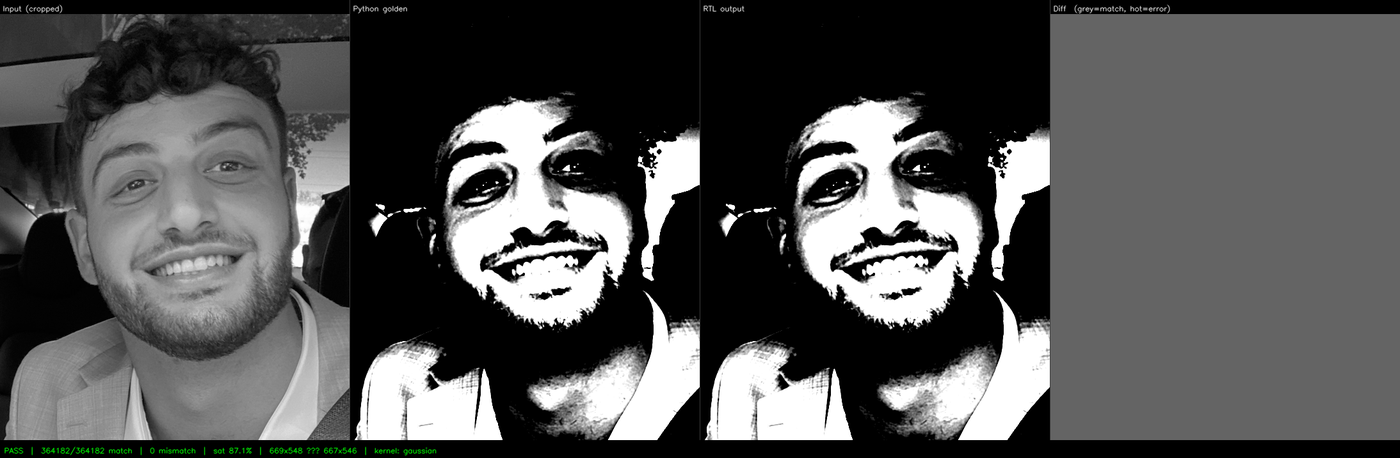
#> input picture assets/github/board_laplacian_roi.png, 1400 x 458 px
$ python run_filter.py --image ../../assets/github/board_laplacian_roi.png
#> lines starting #> are read from the running program, lines starting #| are printed output that depends on the picture
### python/common/conversions.py
"""
Shared INT8 ↔ uint8 conversion utilities for the EdgeVision pipeline.

Used by: run_filter.py, input_handler.py,
         compare_outputs.py, validation_reporter.py.

Convention (V1 contract):
    int8  = uint8 - 128      maps  0 → -128,  128 → 0,   255 → +127
    uint8 = int8  + 128      maps -128 → 0,    0 → 128,  +127 → 255

The uint8 → int8 direction is the contractual conversion applied to
all input images before convolution.

The int8 → uint8 direction is used only for display and PNG export;
it is never used as input to conv2d_int8.
"""

import numpy as np


def uint8_to_int8(arr: np.ndarray) -> np.ndarray:
    """
    Convert uint8 [0, 255] → int8 [-128, 127].
    Applied to input images before entering the fixed-point pipeline.
    """
    return (arr.astype(np.int32) - 128).astype(np.int8)


def int8_to_uint8_display(arr: np.ndarray) -> np.ndarray:
    """
    Convert int8 [-128, 127] → uint8 [0, 255] for display/PNG output only.
    Never used as convolution input.
    """
    return np.clip(arr.astype(np.int32) + 128, 0, 255).astype(np.uint8)

### python/golden/conv_reference.py
"""
Golden reference implementation of single-channel 2D convolution.

Implements the fixed-point arithmetic contract defined in docs/fixed_point.md:
  - Input pixels:   signed INT8
  - Kernel weights: signed INT8
  - Accumulator:    signed INT32 (matches RTL accumulator width)
  - Output pixels:  signed INT8, saturated to [-128, 127]
  - No padding, stride 1
  - Output shape: (H-2, W-2) for an H x W input

This function is the oracle for RTL verification. The RTL output must match
this function exactly for all test inputs.
"""

import numpy as np


def conv2d_int8(image: np.ndarray, kernel: np.ndarray) -> np.ndarray:
    """
    Single-channel 3x3 convolution with saturated INT8 output.

    Args:
        image:  2D numpy array, dtype int8, shape (H, W), H >= 3, W >= 3
        kernel: 2D numpy array, dtype int8, shape (3, 3)

    Returns:
        2D numpy array, dtype int8, shape (H-2, W-2)
    """
    if image.ndim != 2:
        raise ValueError(f"image must be 2D, got shape {image.shape}")
    if kernel.shape != (3, 3):
        raise ValueError(f"kernel must be shape (3, 3), got {kernel.shape}")
    if image.dtype != np.int8:
        raise TypeError(f"image must be dtype int8, got {image.dtype}")
    if kernel.dtype != np.int8:
        raise TypeError(f"kernel must be dtype int8, got {kernel.dtype}")

    H, W = image.shape
    if H < 3 or W < 3:
        raise ValueError(f"image must be at least 3x3, got {H}x{W}")

    out_h = H - 2
    out_w = W - 2

    # Accumulate in INT32 to match RTL accumulator width.
    # Cast to int32 before arithmetic to prevent numpy from silently
    # overflowing during the multiply-accumulate step.
    output = np.zeros((out_h, out_w), dtype=np.int32)
    k = kernel.astype(np.int32)

    for r in range(out_h):
        for c in range(out_w):
            patch = image[r:r+3, c:c+3].astype(np.int32)
            output[r, c] = np.sum(patch * k)

    # Saturate INT32 accumulator to INT8 range [-128, 127].
    # np.clip implements saturation (no wraparound).
    output = np.clip(output, -128, 127)

    return output.astype(np.int8)

### python/visualize/run_filter.py
"""
Visual filter pipeline for EdgeVision Accelerator — V2 demonstration layer.

Loads a grayscale PNG, converts it to INT8 (V1 contract), runs the Python
golden reference convolution with a named kernel, and saves the output as
a PNG for visual inspection.

This is the demo-facing entry point for the project. It does not modify
any RTL files or test vectors — it uses conv2d_int8 directly.

INT8 conversion convention (shared with gen_test_vectors.py --image mode):
    int8_pixel = uint8_pixel - 128
    uint8_pixel = int8_output + 128  (for display only, clipped to [0, 255])

Available kernels (all INT8-compatible, no division required):
    sobel_x   — horizontal edge detection (responds to vertical edges)
    sobel_y   — vertical edge detection (responds to horizontal edges)
    laplacian — second-derivative edge sharpening
    gaussian  — unnormalized 3x3 approximation (scale factor 1/16 not applied)

Usage:
    python3 run_filter.py
    python3 run_filter.py --image path/to/image.png --kernel sobel_x
    python3 run_filter.py --kernel laplacian --output-dir results/
"""

import argparse
import os
import sys

import numpy as np

_THIS_DIR = os.path.dirname(os.path.abspath(__file__))
_GOLDEN_DIR = os.path.join(_THIS_DIR, "..", "golden")
_COMMON_DIR = os.path.join(_THIS_DIR, "..", "common")
sys.path.insert(0, _GOLDEN_DIR)
sys.path.insert(0, _COMMON_DIR)

from conv_reference import conv2d_int8              # noqa: E402
from kernels import KERNELS                         # noqa: E402
from conversions import uint8_to_int8, int8_to_uint8_display  # noqa: E402

try:
    from PIL import Image as PILImage
    _PIL_AVAILABLE = True
except ImportError:
    _PIL_AVAILABLE = False

try:
    import matplotlib
    matplotlib.use("Agg")   # headless — safe in all environments
    import matplotlib.pyplot as plt
    _MPL_AVAILABLE = True
except ImportError:
    _MPL_AVAILABLE = False


# ---------------------------------------------------------------------------
# Image I/O helpers
# ---------------------------------------------------------------------------

def load_grayscale_uint8(path: str) -> np.ndarray:
    """Load a PNG (or any PIL-readable format) as a uint8 grayscale array."""
    if not _PIL_AVAILABLE:
        raise RuntimeError(
            "Pillow is required for image loading.\n"
            "Install with: pip3 install Pillow"
        )
    img = PILImage.open(path).convert("L")   # "L" = 8-bit grayscale
    return np.array(img, dtype=np.uint8)


# [19 lines left out: function load_cameraman, not called in this run]


def save_png(array_uint8: np.ndarray, path: str) -> None:
    """Save a uint8 2D array as a grayscale PNG."""
    if not _PIL_AVAILABLE:
        raise RuntimeError("Pillow required. Install with: pip3 install Pillow")
    PILImage.fromarray(array_uint8, mode="L").save(path)


# ---------------------------------------------------------------------------
# Side-by-side comparison figure
# ---------------------------------------------------------------------------

def save_comparison(
    original_uint8: np.ndarray,
    output_uint8:   np.ndarray,
    kernel_name:    str,
    out_path:       str,
) -> None:
    """
    Save a two-panel figure: original image | filtered output.
    Requires matplotlib. Skipped (with a warning) if not available.
    """
    if not _MPL_AVAILABLE:
        print("matplotlib not found — skipping comparison figure.")
        print("Install with: pip3 install matplotlib")
        return

    fig, axes = plt.subplots(1, 2, figsize=(10, 5))
    fig.suptitle(f"EdgeVision Accelerator — {kernel_name} filter (Python golden reference)",
                 fontsize=12)

    axes[0].imshow(original_uint8, cmap="gray", vmin=0, vmax=255)
    axes[0].set_title("Input (grayscale)")
    axes[0].axis("off")

    axes[1].imshow(output_uint8, cmap="gray", vmin=0, vmax=255)
    axes[1].set_title(f"Output — {kernel_name}")
    axes[1].axis("off")

    plt.tight_layout()
    plt.savefig(out_path, dpi=150, bbox_inches="tight")
    plt.close(fig)


# ---------------------------------------------------------------------------
# Main
# ---------------------------------------------------------------------------

def main() -> None:
    parser = argparse.ArgumentParser(
        description="Run a named INT8 filter on a grayscale image (V2 demo)."
    )
    parser.add_argument(
        "--image", type=str, default=None,
        help="Path to input PNG. Defaults to the standard cameraman test image."
    )
    parser.add_argument(
        "--kernel", type=str, default="sobel_x",
        choices=list(KERNELS.keys()),
        help="Filter kernel to apply (default: sobel_x)."
    )
    parser.add_argument(
        "--output-dir", type=str, default=None,
        help="Directory for output PNGs (default: <project-root>/results/)."
    )
    args = parser.parse_args()

    # --- Resolve output directory ---
    if args.output_dir is not None:
        out_dir = os.path.abspath(args.output_dir)
    else:
        _PROJECT_ROOT = os.path.join(_THIS_DIR, "..", "..")
        out_dir = os.path.abspath(os.path.join(_PROJECT_ROOT, "results"))
    os.makedirs(out_dir, exist_ok=True)

    # --- Load image ---
    if args.image is not None:
        print(f"Loading image: {args.image}")
        img_uint8 = load_grayscale_uint8(args.image)
        stem = os.path.splitext(os.path.basename(args.image))[0]
    else:
        print("Loading cameraman (default demo image)...")
        img_uint8 = load_cameraman()
        stem = "cameraman"

    H, W = img_uint8.shape
#> H = 458; W = 1400
    print(f"Image size:  {H}x{W}")
#| Image size:  458x1400

    # --- Convert to INT8 (V1 contract) ---
    img_int8 = uint8_to_int8(img_uint8)

    # --- Apply filter ---
    kernel = KERNELS[args.kernel]
    print(f"Kernel:      {args.kernel}")
    print(f"Kernel values:\n{kernel}")

    output_int8 = conv2d_int8(img_int8, kernel)
#> after the loop in conv2d_int8, `for r in range(out_h):`:
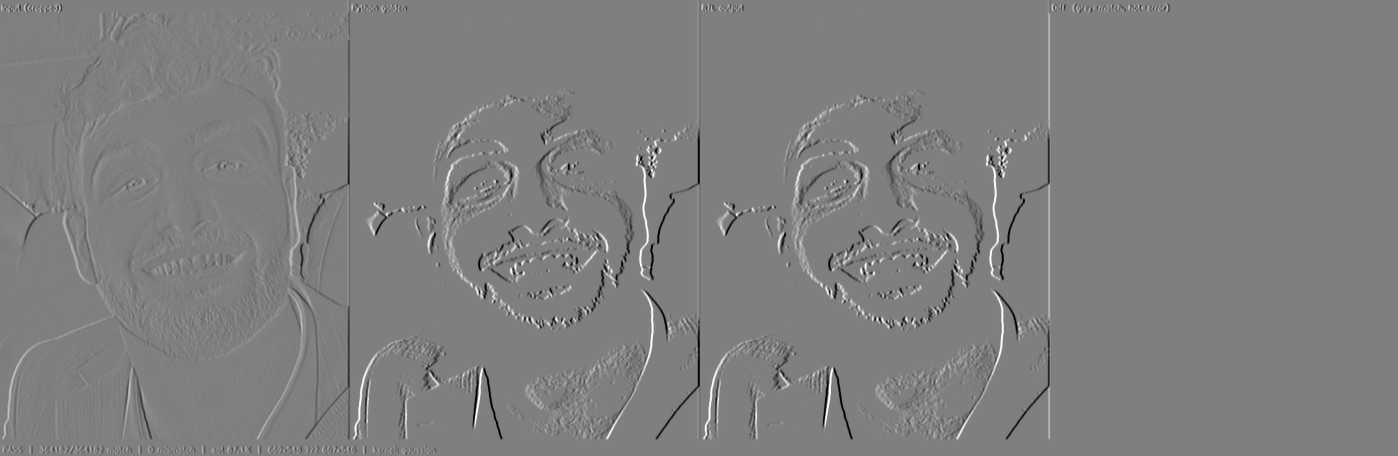
#> output: shape (456, 1398) int32; min -1020, max 1020, mean 0.3; drawn with min black and max white
#> in conv2d_int8, `output = np.clip(output, -128, 127)`:
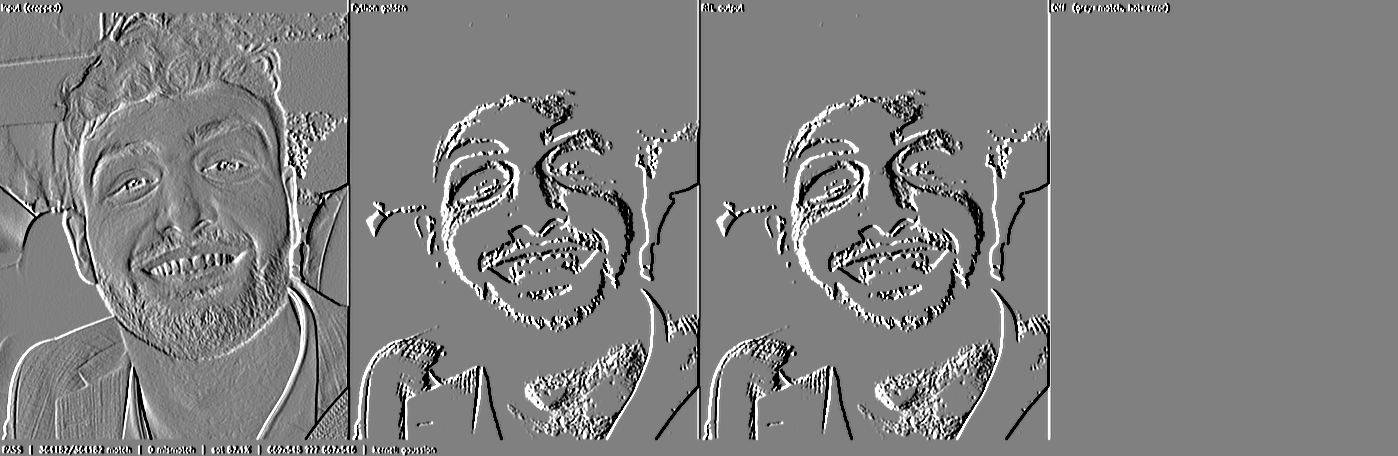
#> output: shape (456, 1398) int32; min -128, max 127, mean 0.2; drawn with min black and max white
    out_H, out_W = output_int8.shape
#> out_H = 456; out_W = 1398
    print(f"Output size: {out_H}x{out_W}  (input shrinks by 2 each side, no padding)")
#| Output size: 456x1398  (input shrinks by 2 each side, no padding)

    # --- Convert outputs to uint8 for display ---
    output_uint8 = int8_to_uint8_display(output_int8)
    # Crop input to match output size (remove 1-pixel border) for fair comparison
    input_cropped_uint8 = img_uint8[1:H-1, 1:W-1]
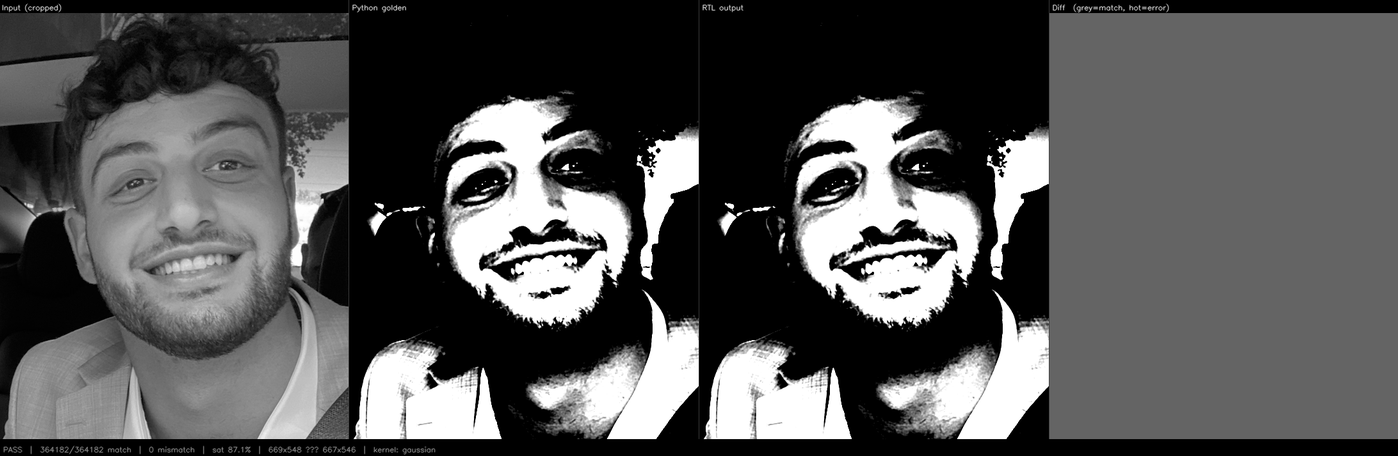
#> input_cropped_uint8: shape (456, 1398); min 0, max 255, mean 83.7

    # --- Save PNGs ---
    input_path  = os.path.join(out_dir, f"{stem}_input.png")
    output_path = os.path.join(out_dir, f"{stem}_{args.kernel}_python.png")
    comparison_path = os.path.join(out_dir, f"{stem}_{args.kernel}_comparison.png")

    save_png(img_uint8, input_path)
    save_png(output_uint8, output_path)
    save_comparison(input_cropped_uint8, output_uint8, args.kernel, comparison_path)
#> in save_comparison, `plt.savefig(out_path, dpi=150, bbox_inches="tight")`:
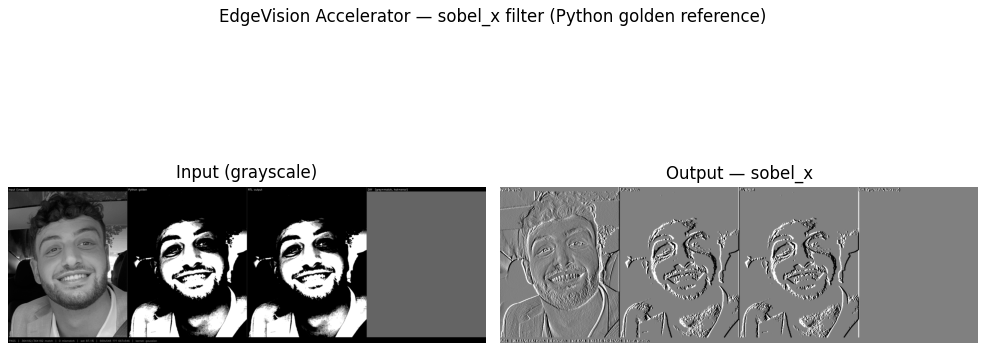
#> figure drawn by matplotlib, 2 panels

    print(f"\nWritten to: {out_dir}/")
    print(f"  {os.path.basename(input_path)}")
    print(f"  {os.path.basename(output_path)}")
    if _MPL_AVAILABLE:
        print(f"  {os.path.basename(comparison_path)}")

    # --- Numeric summary ---
    print(f"\nOutput stats (INT8):")
    print(f"  min={int(output_int8.min()):4d}  max={int(output_int8.max()):4d}"
          f"  mean={float(output_int8.astype(np.float32).mean()):.1f}")
#|   min=-128  max= 127  mean=0.2
    sat_count = int(np.sum((output_int8 == 127) | (output_int8 == -128)))
#> sat_count = 36856
    print(f"  saturated pixels: {sat_count} / {out_H * out_W}")
#|   saturated pixels: 36856 / 637488


if __name__ == "__main__":
    main()

$ run again, on assets/github/studio_board_viewer.png
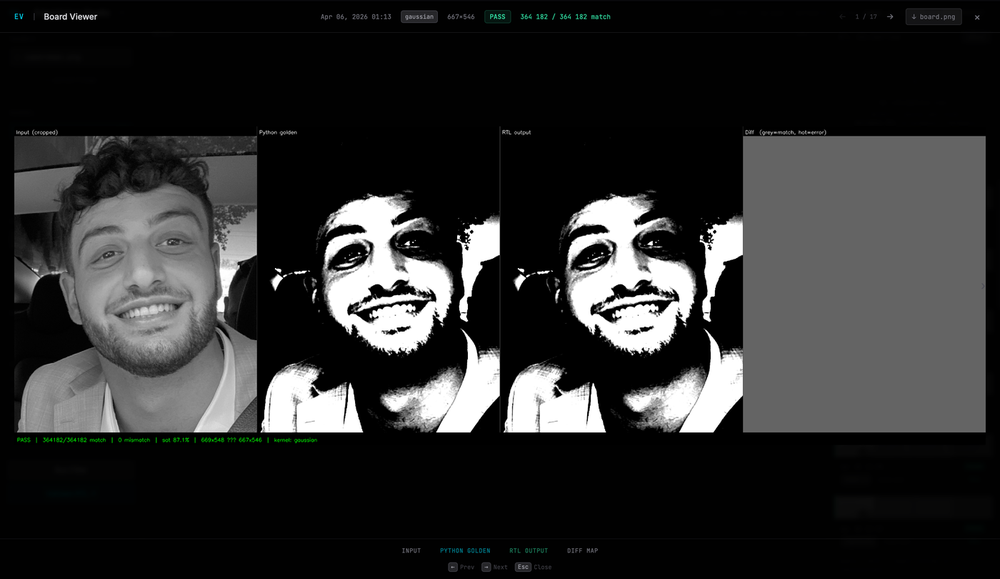
#> input picture assets/github/studio_board_viewer.png, 1000 x 579 px, shrunk from 1400 x 810 before the run
#| Image size:  579x1000
#> after the loop in conv2d_int8, `for r in range(out_h):`:
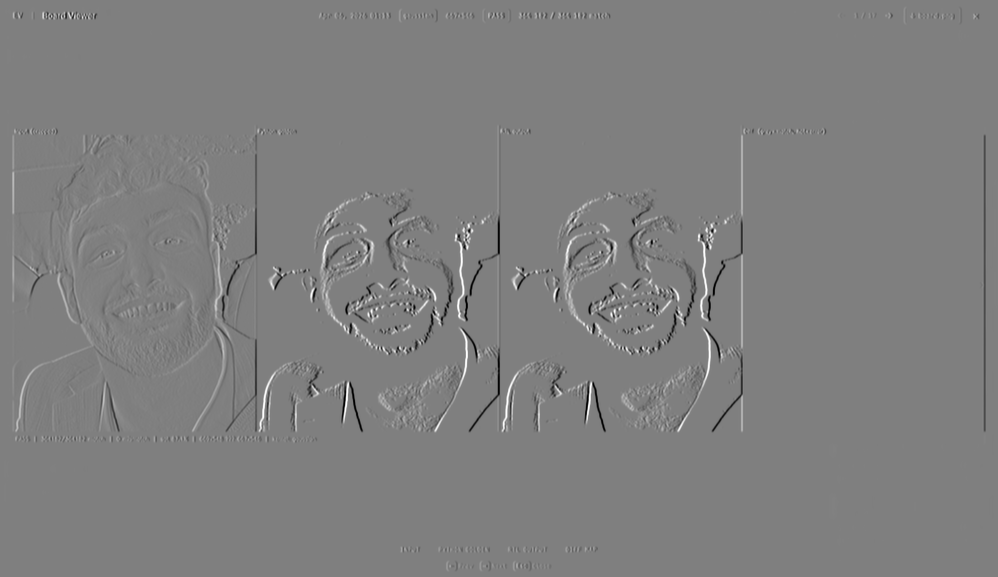
#> output: shape (577, 998) int32; min -1020, max 1020, mean 0; drawn with min black and max white
#| Output size: 577x998  (input shrinks by 2 each side, no padding)
#> in save_comparison, `plt.savefig(out_path, dpi=150, bbox_inches="tight")`:
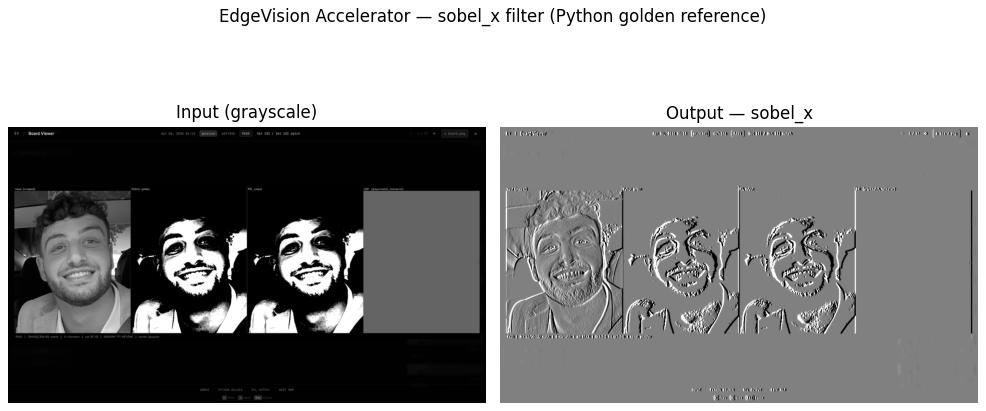
#> figure drawn by matplotlib, 2 panels
#|   min=-128  max= 127  mean=0.0
#> sat_count = 24268
#|   saturated pixels: 24268 / 575846

$ run again, on assets/github/studio_roi_split.png
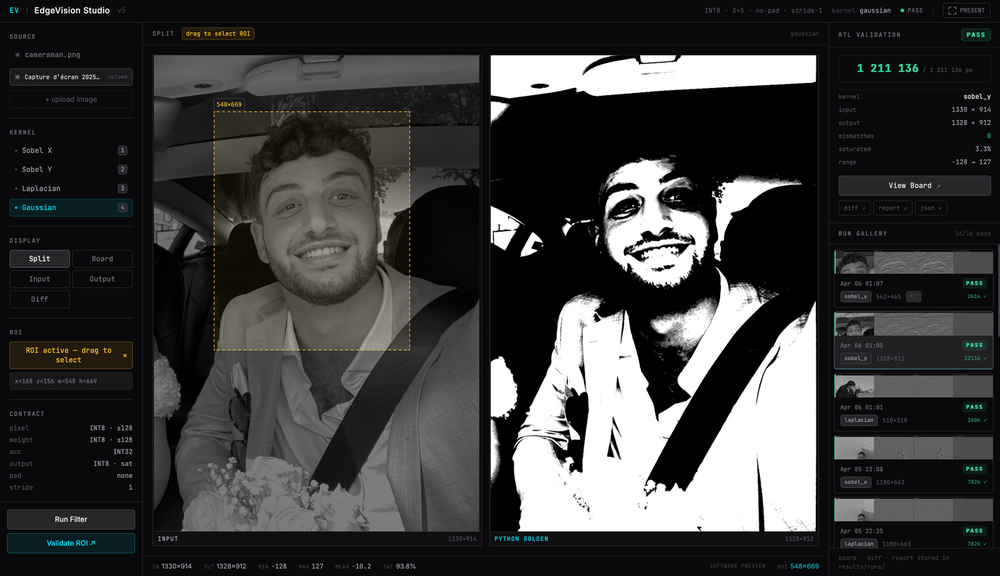
#> input picture assets/github/studio_roi_split.png, 1000 x 576 px, shrunk from 1400 x 806 before the run
#| Image size:  576x1000
#> after the loop in conv2d_int8, `for r in range(out_h):`:
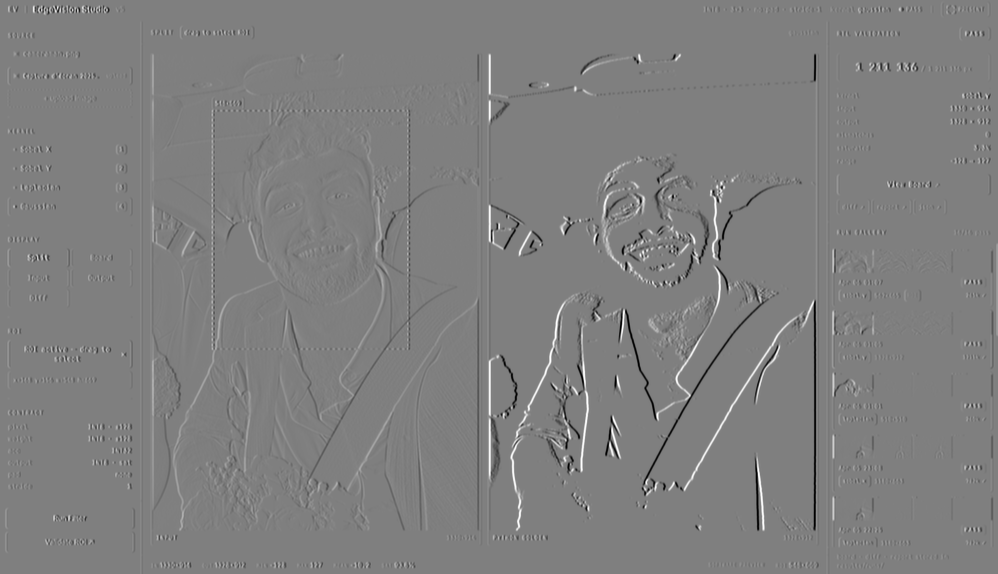
#> output: shape (574, 998) int32; min -1020, max 1020, mean 0.1; drawn with min black and max white
#| Output size: 574x998  (input shrinks by 2 each side, no padding)
#> in save_comparison, `plt.savefig(out_path, dpi=150, bbox_inches="tight")`:
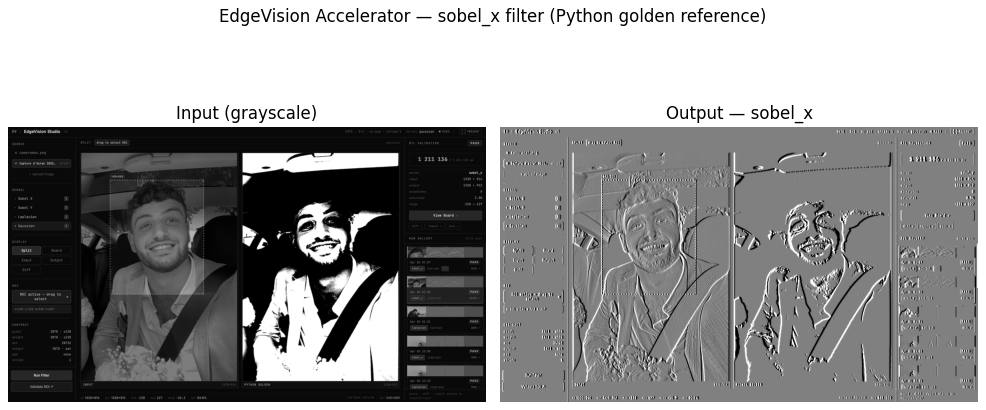
#> figure drawn by matplotlib, 2 panels
#|   min=-128  max= 127  mean=-0.2
#> sat_count = 31235
#|   saturated pixels: 31235 / 572852
